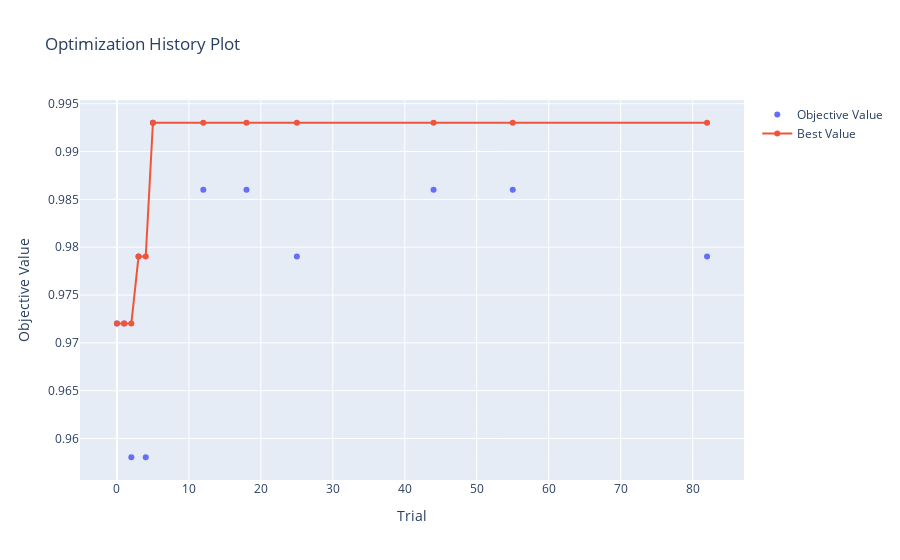

Source (notebook cell):
### Code cell
plot_optimization_history(study)

### Figure 1 — Plotly figure (JSON) as saved in the notebook; plotly's stock layout.template omitted (floating-point values rounded to 4 significant figures)
{"data": [{"mode": "markers", "name": "Objective Value", "type": "scatter", "x": [0, 1, 2, 3, 4, 5, 12, 18, 25, 44, 55, 82], "y": [0.972, 0.972, 0.958, 0.979, 0.958, 0.993, 0.986, 0.986, 0.979, 0.986, 0.986, 0.979]}, {"name": "Best Value", "type": "scatter", "x": [0, 1, 2, 3, 4, 5, 12, 18, 25, 44, 55, 82], "y": [0.972, 0.972, 0.972, 0.979, 0.979, 0.993, 0.993, 0.993, 0.993, 0.993, 0.993, 0.993]}], "layout": {"title": {"text": "Optimization History Plot"}, "xaxis": {"title": {"text": "Trial"}}, "yaxis": {"title": {"text": "Objective Value"}}}}
